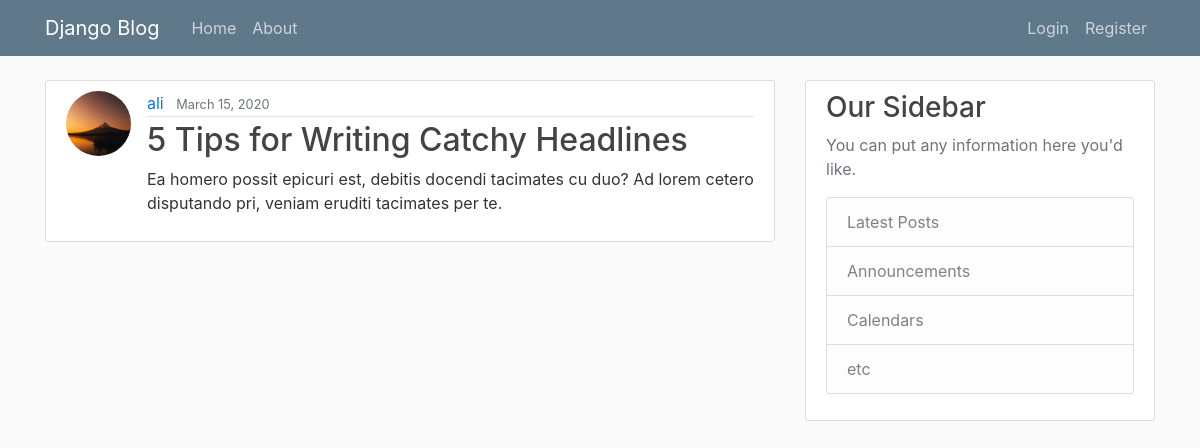
Page /post/25/ on the committed database.
### blog/models.py (models this page shows, shortened)
class Post(models.Model):
    title = models.CharField(max_length=100)
    content = models.TextField()
    date_posted = models.DateTimeField(default = timezone.now)
    author = models.ForeignKey(User, on_delete = models.CASCADE)

### users/models.py (models this page shows, shortened)
class Profile(models.Model):
    user = models.OneToOneField(User, on_delete=models.CASCADE)
    image = models.ImageField(default='default.jpg', upload_to='profile_pics')

### blog/views.py (the view)
# urls.py: path('post/<int:pk>/', PostDetailView.as_view(), name='post-detail'),
class PostDetailView(DetailView):
    model = Post
    context_object_name = 'post'

### blog/templates/blog/post_detail.html (shortened to what this page needs)
{% extends 'blog/base.html' %}
{% block content %}
        <article class="media content-section">
        <img src="{{ post.author.profile.image.url }}" class="rounded-circle article-img">
            <div class="media-body">
                <div class="article-metadata">
                    <a class="mr-2" href="{% url 'user-posts' post.author.username %}">{{ post.author }}</a>
                    <small class="text-muted">{{ post.date_posted|date:"F d, Y" }}</small>
                </div>
                <h2 class="article-title">{{ post.title }}</h2>
                <p class="article-content">{{ post.content }}</p>
            </div>
        </article>
{% endblock content %}

### blog/static/blog/main.css (style rules this page uses)
body { background: #fafafa; color: #333333; margin-top: 5rem; }
h1, h2, h3, h4, h5, h6 { color: #444444; }
.content-section { background: #ffffff; padding: 10px 20px; border: 1px solid #dddddd; border-radius: 3px; margin-bottom: 20px; }
.article-title { color: #444444; }
.article-content { white-space: pre-line; }
.article-img { height: 65px; width: 65px; margin-right: 16px; }
.article-metadata { padding-bottom: 1px; margin-bottom: 4px; border-bottom: 1px solid #e3e3e3 }

### rows in the picture
Post: author.profile.image (placeholder picture), author "ali", date_posted "March 15, 2020", title "5 Tips for Writing Catchy Headlines", content "Ea homero possit epicuri est, debitis docendi tacimates cu duo? Ad lorem cetero disputando pri, veniam eruditi tacimates per te."
